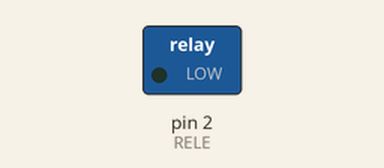
The sketch below on a simulated Arduino Uno, built with avr-gcc and run on an emulated ATmega328P. On the bench: switched loads named in the sketch (green lamp = pin HIGH).

Above: at 1.0 s.
At 3.0 s:
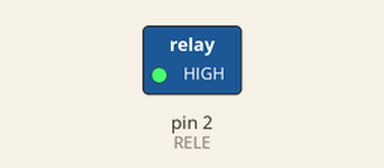
Timing chart, 0 to 5.2 s (numbered marks = the images above):
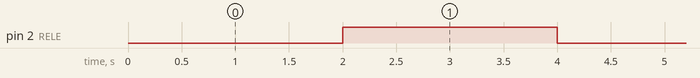

The sketch:

Modulo_Reley.ino
```cpp
/*
	Capitulo 8 de Arduino desde cero en Español
	Programa que permite verificar el funcionamiento de un modulo de rele, simple o
	doble activandolo a intervalos de 5 segundos.

	Autor: bitwiseAr

*/

int RELE = 2;			// pin IN de modulo a pin digital 2 de Arduino


void setup(){
  pinMode(RELE, OUTPUT);	// pin 2 como salida
}

void loop(){
  digitalWrite(RELE, LOW);	// activacion del modulo de rele con un nivel bajo
  delay(2000);			// demora de 5 seg.
  digitalWrite(RELE, HIGH);	// apagado del modulo de rele con un nivel alto
  delay(2000);			// demora de 5 seg.
}
```

Measured:
- by itself, pin 2 (RELE): alternates HIGH for 2.0 s and LOW for 2.0 s
